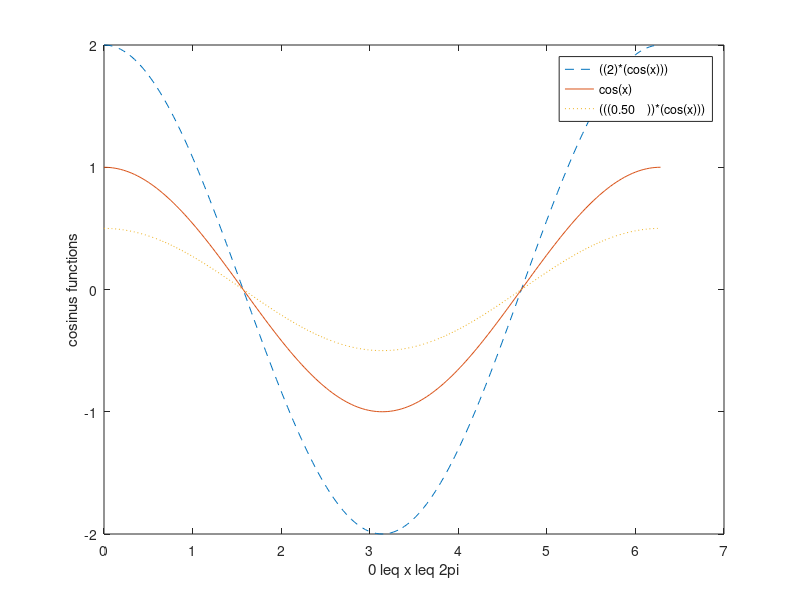

Reproduce this figure in MATLAB.
_code_git_version="4c48051fefc49553662cdbde464d9410720d9140";
_code_repository="https://github.com/plops/cl-m-generator/tree/master/example/01_simple/source/run_00_start.m";
_code_generation_time="22:13:41 of Sunday, 2020-11-29 (GMT+1)";
;
;
x=((1)+(((2)*(3))));
;
format short;
y=((((1)/(((2)+(((3)^(2)))))))+(((((4)/(5)))*(((6)/(7))))));
;
format long;
y;
clear;
who;
;
x=((1)+(((2)*(3))));

format short
y=((((1)/(((2)+(((3)^(2)))))))+(((((4)/(5)))*(((6)/(7))))));

format long
y
clear
who
;
x=[1, 2, 3, 4, 5, 6];
y=[3, -1, 2, 4, 5, 1];
;
plot(x, y);
;
x=0:((pi)/(100)):((2)*(pi));
y=sin(x);
;
plot(x, y);
xlabel("x=0:2\pi");
ylabel("sine of x");
title("plot of sine function");
;
%% multiple datasets in one plot
;
x=0:((pi)/(100)):((2)*(pi));
;
y1=((2)*(cos(x)));
;
y2=cos(x);
;
y3=(((0.50    ))*(cos(x)));
;
plot(x, y1, "--", x, y2, "-", x, y3, ":");
xlabel("0 \leq x \leq 2\pi");
ylabel("cosinus functions");
legend("((2)*(cos(x)))", "cos(x)", "(((0.50    ))*(cos(x)))");
;
;
